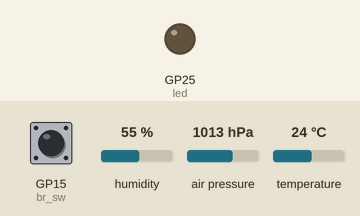
Simulated run of this program. Board: Raspberry Pi Pico running MicroPython. Parts: output pins drawn as LEDs (lit = HIGH). The test bench sets the inputs (shaded band); at power-on: GP15 (br_sw) HIGH, humidity 55 %, air pressure 1013 hPa, temperature 24 °C. What the program prints to the serial console is not drawn. At 2.0 s the program stops and its outputs stay as they are.

Above: at 1.2 s.
1.3 s: GP15 (br_sw) pulled LOW for 1.25 s
Timing chart, 0 to 3.5 s (numbered marks = the images above; inputs shaded):
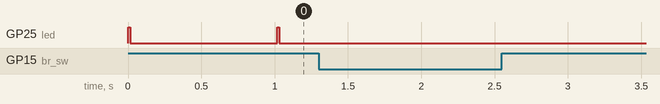

Measured:
- after the input at 1.3 s, GP25 (led): stops changing and stays LOW

The program:

bme_test.py
```python
#bme_test.py
"""
環境センサ（BME280)計測処理コード
最終メンテ：2021/01/18
marky-pe.com
"""
from machine import Pin, I2C
from time import sleep
from bme280 import BME280
# I/O config
led = Pin(25, Pin.OUT)  # 内蔵LED
br_sw = Pin(15, Pin.IN, Pin.PULL_UP)  # 中断スイッチ
# I2Cデバイス(BME280)
i2c = I2C(0, sda = Pin(0), scl = Pin(1), freq = 40000)

led.on()
while True:
    # print(br_sw.value())  # for debug
    # 中断処理
    if br_sw.value() == 0:
        led.off()
        print("Suspended!!")
        break
    # データ取得
    datas = BME280(i2c = i2c).values
    # 文字列データをfloatにキャストして、各変数に代入
    temp = float(datas[0][:-1])
    baro = float(datas[1][:-3])
    humi = float(datas[2][:-1])
    print("-" * 30)
    print(f"温度:{temp} degC")
    print(f"湿度:{humi} %")
    print(f"気圧:{baro} hPa")
    led.toggle()
    sleep(1)
    led.toggle()
```
